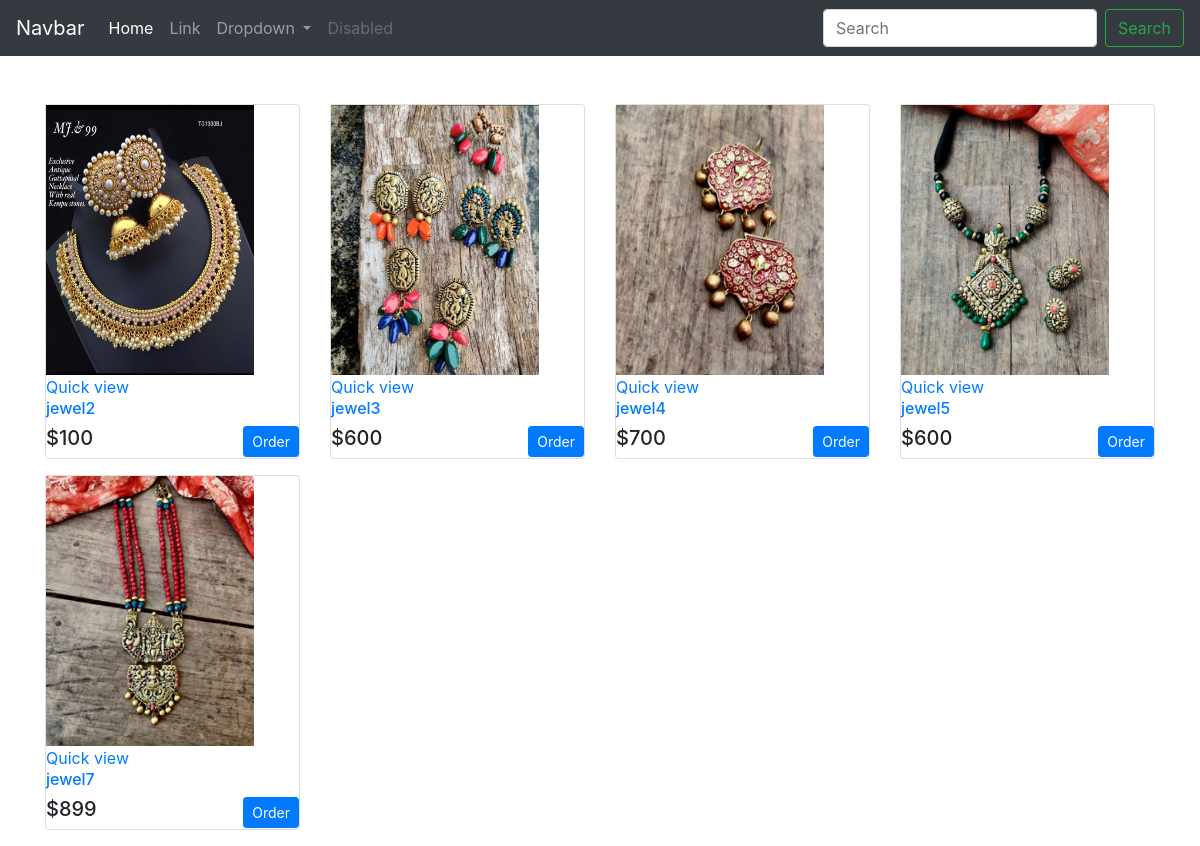
Screenshot of /silver/ with the database file from the repository.
### testapp/models.py (models this page shows)
class Post(models.Model):
    product_id=models.AutoField
    product_name=models.CharField(max_length=80)
    category=models.CharField(max_length=50,default="")
    subcategory=models.CharField(max_length=50,default="")
    price=models.IntegerField(default="0")
    quantity=models.IntegerField(default="0")
    desc=models.CharField(max_length=300)
    pub_date=models.DateField()
    images=models.ImageField(upload_to="media\images",default="")

### testapp/views.py (the view)
# urls.py: path('silver/',views.silver_view,name='silver'),
def silver_view(request):
    product=Post.objects.all()
    return render(request,'silver.html',{'product':product})

### templates/silver.html (shortened to what this page needs)
{%extends 'base.html'%} {%load static%}{% block body %}
<div class="container mt-5">
    <div class="row">
        {% for e in product%}
        <div class="col-md-3">
            <figure class="card card-product">
                <div class="img-wrap">
                    <img width="208" height="270" src="{{e.images.url}}">
                    <a class="btn-overlay" href="/productview/{{e.product_name}}"> Quick view</a>
                </div>
                <figcaption class="info-wrap">
                    <h6 class="title text-dots"><a href="#">{{e.product_name}}</a></h6>
                    <div class="action-wrap">
                        <a href="/order" class="btn btn-primary btn-sm float-right"> Order </a>
                        <div class="price-wrap h5">
                            <span class="price-new">${{e.price}}</span>
                        </div>
                    </div>
                </figcaption>
            </figure>
        </div>
        {% endfor %} {% endblock %}

### templates/base.html (shortened to what this page needs)
<!DOCTYPE html>{%load static%}
<html lang="en">
<head>
    <link rel="stylesheet" href="https://maxcdn.bootstrapcdn.com/bootstrap/4.0.0/css/bootstrap.min.css">
    <link href="//maxcdn.bootstrapcdn.com/bootstrap/4.0.0/css/bootstrap.min.css" rel="stylesheet" id="bootstrap-css">
</head>
<body>
    <nav class="navbar navbar-expand-lg navbar-dark bg-dark">
        <a class="navbar-brand" href="#">Navbar</a>
        <div class="collapse navbar-collapse" id="navbarSupportedContent">
            <ul class="navbar-nav mr-auto">
                <li class="nav-item active">
                    <a class="nav-link" href="/">Home <span class="sr-only">(current)</span></a>
                </li>
                <li class="nav-item">
                    <a class="nav-link" href="#">Link</a>
                </li>
                <li class="nav-item dropdown">
                    <a class="nav-link dropdown-toggle" href="#" id="navbarDropdown" role="button" data-toggle="dropdown" aria-haspopup="true" aria-expanded="false">
                        Dropdown
                    </a>
                </li>
                <li class="nav-item">
                    <a class="nav-link disabled" href="#" tabindex="-1" aria-disabled="true">Disabled</a>
                </li>
            </ul>
            <form class="form-inline my-2 my-lg-0">
                <input class="form-control mr-sm-2" type="search" placeholder="Search" aria-label="Search">
                <button class="btn btn-outline-success my-2 my-sm-0" type="submit">Search</button>
            </form>
        </div>
    </nav>
    {% block body %} {% endblock %}
</body>
</html>

### templates/base.html (style rules this page uses)
body { background: white; background-repeat: no-repeat; background-size: cover; }

### rows the page displays
Post: images (picture), product_name "jewel2", price "100"
Post: images (picture), product_name "jewel3", price "600"
Post: images (picture), product_name "jewel4", price "700"
Post: images (picture), product_name "jewel5", price "600"
Post: images (picture), product_name "jewel7", price "899"
